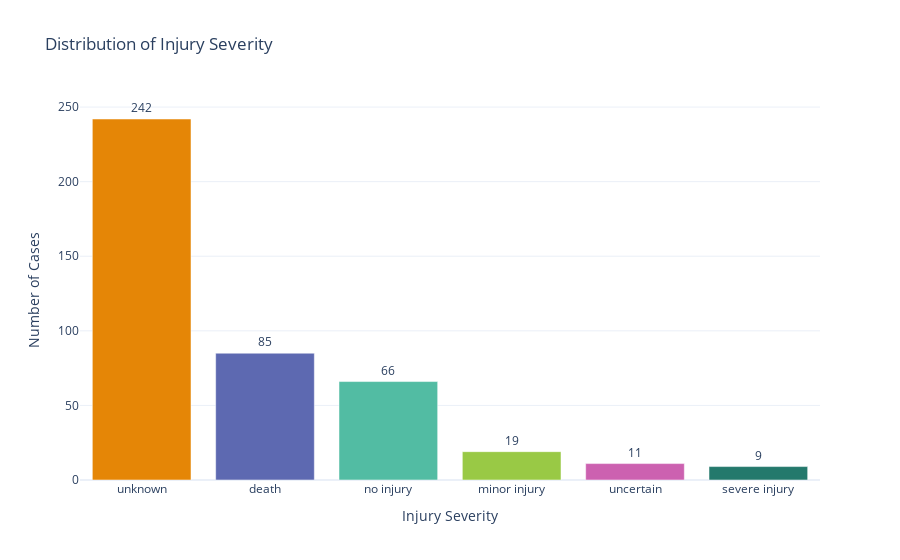

Write notebook code for a chart like this one.
### Code cell
import plotly.express as px
import plotly.io as pio

# Show in VSCode browser
pio.renderers.default = 'vscode'

# Ensure columns are clean
df.columns = df.columns.str.strip()

# 1. INJURY SEVERITY GRAPH

if 'injury_severity' not in df.columns:
    raise KeyError("Column 'injury_severity' not found! Current columns: " + str(df.columns.tolist()))

severity_counts = df['injury_severity'].value_counts().reset_index()
severity_counts.columns = ['Injury Severity', 'Count']

fig1 = px.bar(
    severity_counts,
    x='Injury Severity',
    y='Count',
    title='Distribution of Injury Severity',
    color='Injury Severity',
    text='Count',
    color_discrete_sequence=px.colors.qualitative.Vivid
)

fig1.update_traces(textposition='outside')
fig1.update_layout(
    xaxis_title='Injury Severity',
    yaxis_title='Number of Cases',
    template='plotly_white',
    showlegend=False
)

fig1.show()


# 2. INJURY TYPE GRAPH

if 'injury_type' not in df.columns:
    raise KeyError("Column 'injury_type' not found! Current columns: " + str(df.columns.tolist()))

type_counts = df['injury_type'].value_counts().reset_index()
type_counts.columns = ['Injury Type', 'Count']

fig2 = px.bar(
    type_counts,
    x='Injury Type',
    y='Count',
    title='Distribution of Injury Types',
    color='Injury Type',
    text='Count',
    color_discrete_sequence=px.colors.qualitative.Prism
)

fig2.update_traces(textposition='outside')
fig2.update_layout(
    xaxis_title='Injury Type',
    yaxis_title='Number of Cases',
    template='plotly_white',
    showlegend=False
)

fig2.show()

### Figure 1 — Plotly figure (JSON) as saved in the notebook; plotly's stock layout.template omitted (floating-point values rounded to 4 significant figures)
{"data": [{"alignmentgroup": "True", "hovertemplate": "Injury Severity=%{x}<br>Count=%{text}<extra></extra>", "legendgroup": "unknown", "marker": {"color": "rgb(229, 134, 6)", "pattern": {"shape": ""}}, "name": "unknown", "offsetgroup": "unknown", "orientation": "v", "showlegend": true, "text": [242], "textposition": "outside", "type": "bar", "x": ["unknown"], "xaxis": "x", "y": [242], "yaxis": "y"}, {"alignmentgroup": "True", "hovertemplate": "Injury Severity=%{x}<br>Count=%{text}<extra></extra>", "legendgroup": "death", "marker": {"color": "rgb(93, 105, 177)", "pattern": {"shape": ""}}, "name": "death", "offsetgroup": "death", "orientation": "v", "showlegend": true, "text": [85], "textposition": "outside", "type": "bar", "x": ["death"], "xaxis": "x", "y": [85], "yaxis": "y"}, {"alignmentgroup": "True", "hovertemplate": "Injury Severity=%{x}<br>Count=%{text}<extra></extra>", "legendgroup": "no injury", "marker": {"color": "rgb(82, 188, 163)", "pattern": {"shape": ""}}, "name": "no injury", "offsetgroup": "no injury", "orientation": "v", "showlegend": true, "text": [66], "textposition": "outside", "type": "bar", "x": ["no injury"], "xaxis": "x", "y": [66], "yaxis": "y"}, {"alignmentgroup": "True", "hovertemplate": "Injury Severity=%{x}<br>Count=%{text}<extra></extra>", "legendgroup": "minor injury", "marker": {"color": "rgb(153, 201, 69)", "pattern": {"shape": ""}}, "name": "minor injury", "offsetgroup": "minor injury", "orientation": "v", "showlegend": true, "text": [19], "textposition": "outside", "type": "bar", "x": ["minor injury"], "xaxis": "x", "y": [19], "yaxis": "y"}, {"alignmentgroup": "True", "hovertemplate": "Injury Severity=%{x}<br>Count=%{text}<extra></extra>", "legendgroup": "uncertain", "marker": {"color": "rgb(204, 97, 176)", "pattern": {"shape": ""}}, "name": "uncertain", "offsetgroup": "uncertain", "orientation": "v", "showlegend": true, "text": [11], "textposition": "outside", "type": "bar", "x": ["uncertain"], "xaxis": "x", "y": [11], "yaxis": "y"}, {"alignmentgroup": "True", "hovertemplate": "Injury Severity=%{x}<br>Count=%{text}<extra></extra>", "legendgroup": "severe injury", "marker": {"color": "rgb(36, 121, 108)", "pattern": {"shape": ""}}, "name": "severe injury", "offsetgroup": "severe injury", "orientation": "v", "showlegend": true, "text": [9], "textposition": "outside", "type": "bar", "x": ["severe injury"], "xaxis": "x", "y": [9], "yaxis": "y"}], "layout": {"barmode": "relative", "legend": {"title": {"text": "Injury Severity"}, "tracegroupgap": 0}, "showlegend": false, "title": {"text": "Distribution of Injury Severity"}, "xaxis": {"anchor": "y", "categoryarray": ["unknown", "death", "no injury", "minor injury", "uncertain", "severe injury"], "categoryorder": "array", "domain": [0, 1], "title": {"text": "Injury Severity"}}, "yaxis": {"anchor": "x", "domain": [0, 1], "title": {"text": "Number of Cases"}}}}
